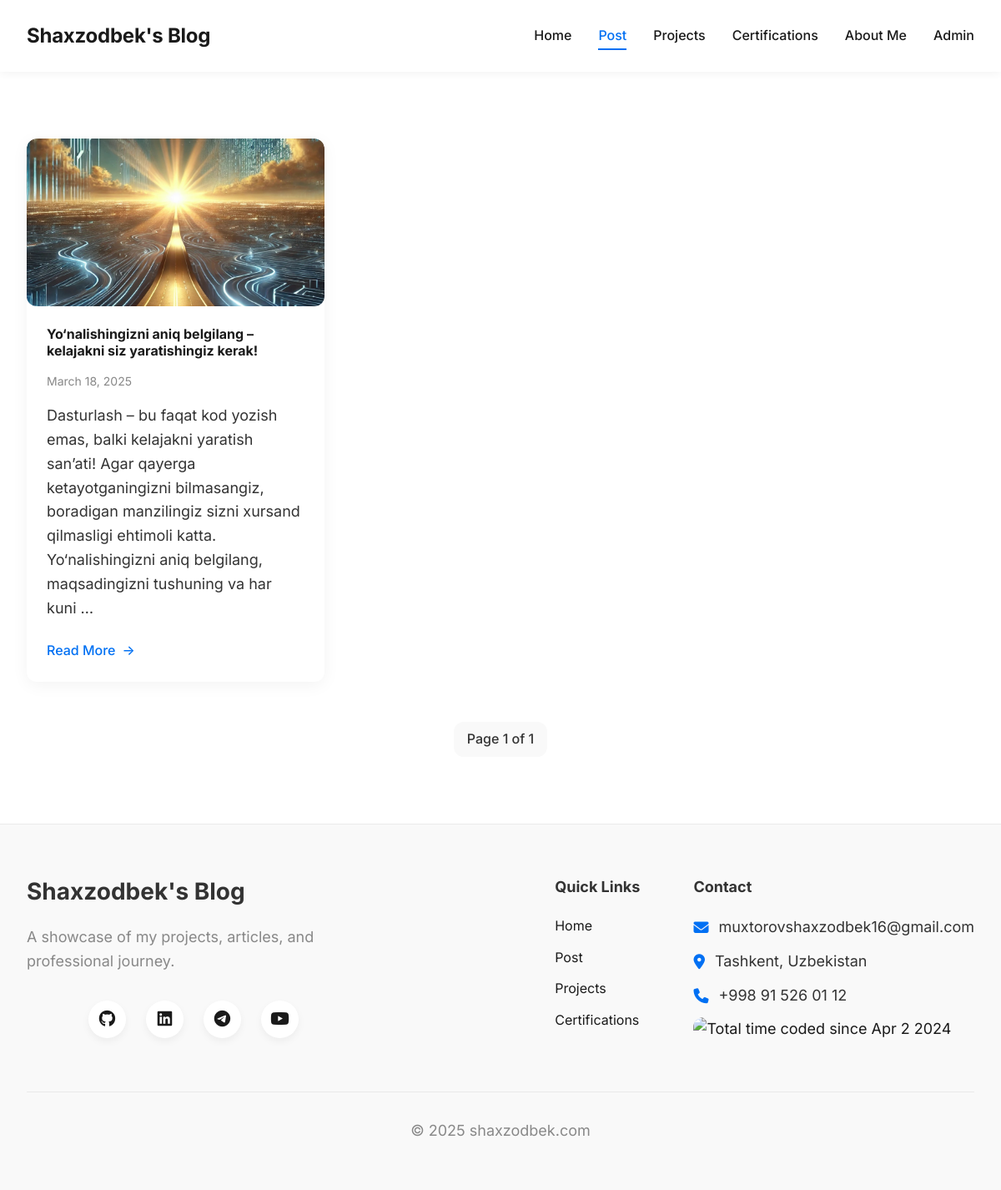
The app's page /post/ (signed in) with its own data.
### blog/models.py (models this page shows, shortened)
class Post(models.Model):
    title = models.CharField(max_length=100)
    content1 = models.TextField()
    image = models.ImageField(upload_to="blog/posts/%Y/%m/%d", null=True, blank=True)
    content2 = models.TextField()
    created = models.DateTimeField()
    visible = models.BooleanField(default=True)
    slug = models.SlugField(max_length=100, unique=True, blank=True)
    class Meta:
        ordering = ["-created"]
        db_table = "posts"

### blog/views.py (the view)
# urls.py: path("post/", post, name="post"),
@cache_page(60)
def post(request):
    return paginated_view(request, Post, "blog/post.html", order_by="-created")

### blog/views.py (called while the page is built)
def paginated_view(request, model: Any, template, order_by="-id", per_page=6):
    object_list = model.objects.all().order_by(order_by)
    paginator = Paginator(object_list, per_page)
    page_obj = paginator.get_page(request.GET.get("page", 1))
    return render(request, template, {"page_obj": page_obj})

### templates/blog/post.html (shortened to what this page needs)
{% extends "base.html" %}
{% block content %}
    <section class="articles">
        <div class="container">
            <div class="article-grid">
                {% for post in page_obj %}
                    {% if post.visible or request.user.is_superuser %}
                        <article class="article-card">
                            {% if post.image %}
                                <div class="article-image">
                                    <img src="{{ post.image.url }}" alt="{{ post.title }}">
                                </div>
                            {% endif %}
                            <div class="article-content">
                                <h4><a href="{% url 'blog:post_detail' post.slug %}">{{ post.title|safe }}</a></h4>
                                <div class="article-date">{{ post.created|date:"F j, Y" }}</div>
                                <p>{{ post.content1|truncatewords:30|safe }}</p>
                                <a href="{% url 'blog:post_detail' post.slug %}" class="read-more">Read More</a>
                            </div>
                        </article>
                    {% endif %}
                {% empty %}
                    <p>No posts to display.</p>
                {% endfor %}
            </div>
        </div>
        {% if page_obj %}
            {% include 'parts/pagination.html' %}
        {% endif %}
    </section>
{% endblock %}

### static/blog/css/styles.css (style rules this page uses)
:root { --primary-color: #0070f3; --secondary-color: #0366d6; --dark-color: #1a1a1a; --light-color: #ffffff; --gray-color: #888888; --bg-color: #ffffff; --text-color: #333333; --border-color: #eaeaea; --card-bg: #ffffff; --section-bg: #f9f9f9; --shadow: 0 4px 20px rgba(0, 0, 0, 0.05); --radius: 12px; --transition: all 0.3s ease; --font-sans: 'Inter', -apple-system, BlinkMacSystemFont, 'Segoe UI', Roboto, Oxygen, Ubuntu, Cantarell, 'Open Sans', 'Helvetica Neue', sans-serif; }
* { margin: 0; padding: 0; box-sizing: border-box; }
html { scroll-behavior: smooth; }
body { font-family: var(--font-sans), serif; color: var(--text-color); background-color: var(--bg-color); line-height: 1.6; font-size: 16px; overflow-x: hidden; }
.container { max-width: 1200px; margin: 0 auto; padding: 0 2rem; }
a { color: var(--dark-color); text-decoration: none; transition: var(--transition); }
img { max-width: 100%; height: auto; border-radius: var(--radius); display: block; }
h1, h2, h3, h4, h5, h6 { font-weight: 700; line-height: 1.2; margin-bottom: 1rem; }
p { margin-bottom: 1.5rem; font-size: clamp(1rem, 2vw, 1.125rem); }
section { padding: 5rem 0; }
.article-grid, .project-grid, .certification-grid, .language-grid { display: grid; grid-template-columns: repeat(auto-fill, minmax(320px, 1fr)); gap: 2rem; }
.article-card, .project-card, .certification-card, .language-card { background-color: var(--card-bg); border-radius: var(--radius); overflow: hidden; box-shadow: var(--shadow); transition: var(--transition); height: 100%; display: flex; flex-direction: column; }
.article-image, .project-image, .certification-image, .language-image { aspect-ratio: 16 / 9; overflow: hidden; }
.article-image img, .project-image img, .certification-image img, .language-image img { width: 100%; height: 100%; object-fit: cover; transition: transform 0.5s ease; }
.article-content, .project-content, .certification-content, .language-content { padding: 1.5rem; display: flex; flex-direction: column; flex: 1; }
.article-date, .certification-date, .project-date { font-size: 0.875rem; color: var(--gray-color); margin-bottom: 1rem; }
.read-more { margin-top: auto; display: inline-flex; align-items: center; gap: 0.5rem; font-weight: 500; color: var(--primary-color); }
.read-more::after { content: '→'; transition: transform 0.2s ease; }
.fadeIn { animation: fadeIn 1s ease-in-out; }

### records on screen
Post: image (picture), title "Yo‘nalishingizni aniq belgilang – kelajakni siz yaratishingiz kerak!", created "March 18, 2025", content1 "Dasturlash – bu faqat kod yozish emas, balki kelajakni yaratish san’ati! Agar qayerga ketayotganingizni bilmasangiz, boradigan manzilingiz sizni xursand qilmasligi ehtimoli katta. Yo‘nalishingizni aniq belgilang, maqsadingizni tushuning va har kuni …"

### other values on screen
{{ page_obj.number }} "1"
{{ page_obj.paginator.num_pages }} "1"
